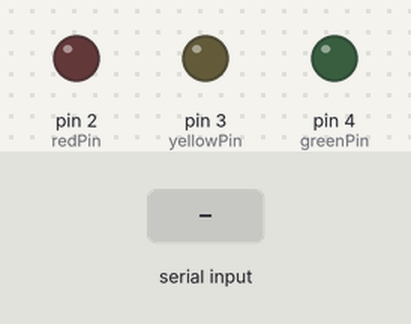
Simulated run of this sketch. Board: Arduino Uno, built with avr-gcc and run on an emulated ATmega328P. On the bench: output pins drawn as LEDs (lit = HIGH). Inputs (shaded band) come from the test bench.

Above: at 1.2 s.
1.3 s: "1" received over Serial
At 1.6 s:
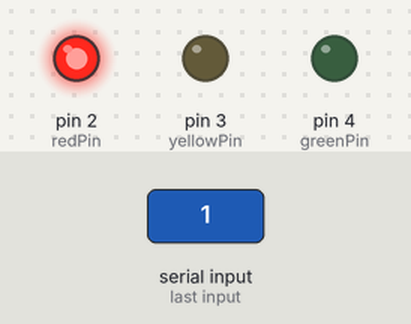
2.8 s: "2" received over Serial
At 3.9 s:
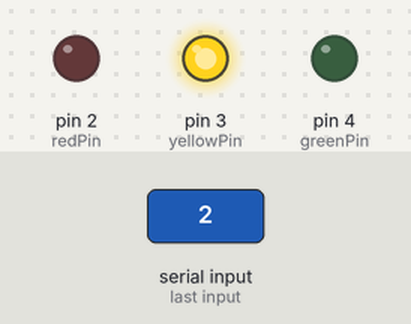
4.3 s: "3" received over Serial
At 5.1 s:
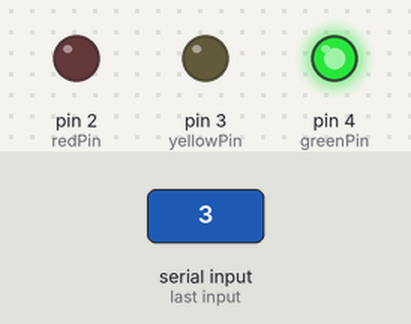
5.8 s: "0" received over Serial
At 6.2 s:
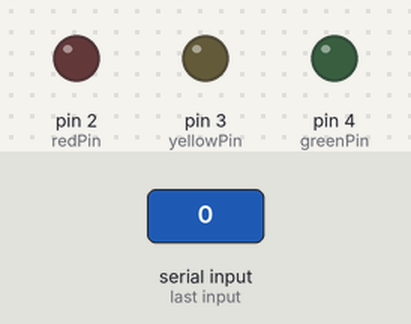
Timing chart, 0 to 8.3 s (numbered marks = the images above; inputs shaded):
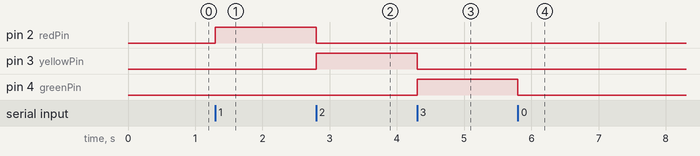

The sketch:

gesture_controlled_leds.ino
```cpp
const int redPin = 2;
const int yellowPin = 3;
const int greenPin = 4;

void setup() {
  // Start serial communication at 9600 baud rate
  Serial.begin(9600);

  pinMode(redPin, OUTPUT);
  pinMode(yellowPin, OUTPUT);
  pinMode(greenPin, OUTPUT);
}

void loop() {
  // Check if the computer has sent any data
  if (Serial.available() > 0) {
    char command = Serial.read();

    // Turn off all LEDs first to reset the state
    digitalWrite(redPin, LOW);
    digitalWrite(yellowPin, LOW);
    digitalWrite(greenPin, LOW);

    // Turn on the specific LED based on the finger count
    if (command == '1') {
      digitalWrite(redPin, HIGH);    // 1 Finger = Red
    }
    else if (command == '2') {
      digitalWrite(yellowPin, HIGH); // 2 Fingers = Yellow
    }
    else if (command == '3') {
      digitalWrite(greenPin, HIGH);  // 3+ Fingers = Green
    }
    // If '0' is sent, they all just remain off
  }
}
```

Measured:
- after the input at 1.3 s, pin 2 (redPin): LOW → HIGH at once
- after the input at 2.8 s, pin 2 (redPin): HIGH → LOW at once; pin 3 (yellowPin): LOW → HIGH at once
- after the input at 4.3 s, pin 3 (yellowPin): HIGH → LOW at once; pin 4 (greenPin): LOW → HIGH at once
- after the input at 5.8 s, pin 4 (greenPin): HIGH → LOW at once
